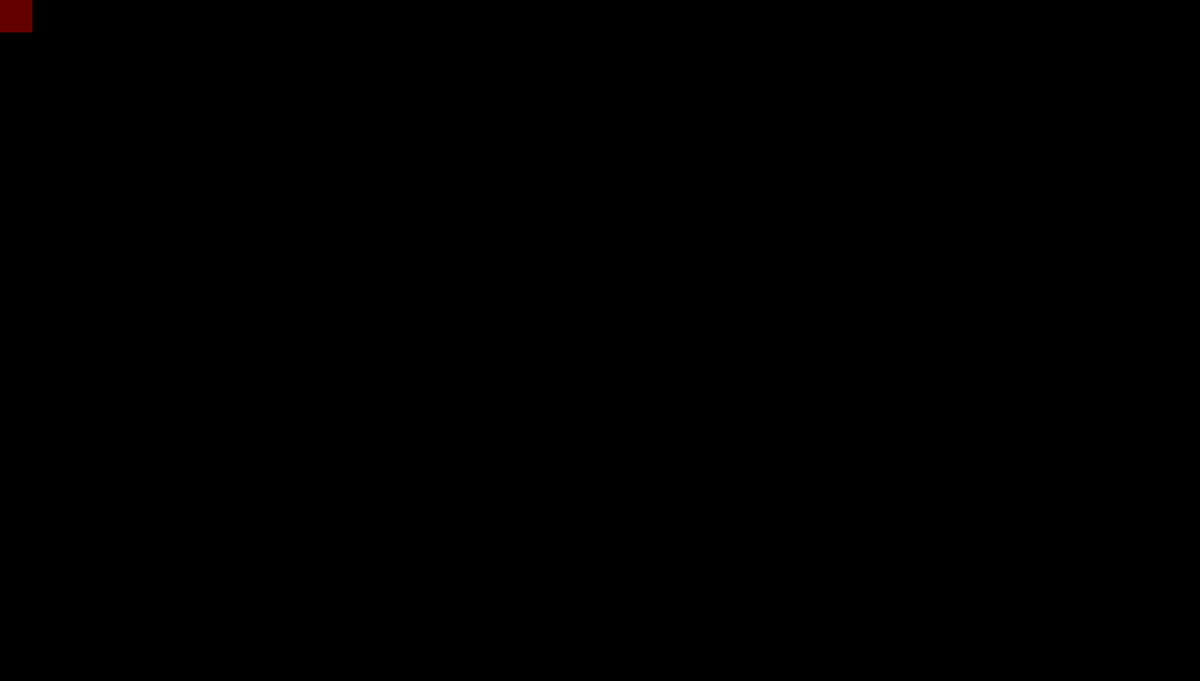
Frame 1 (no input)
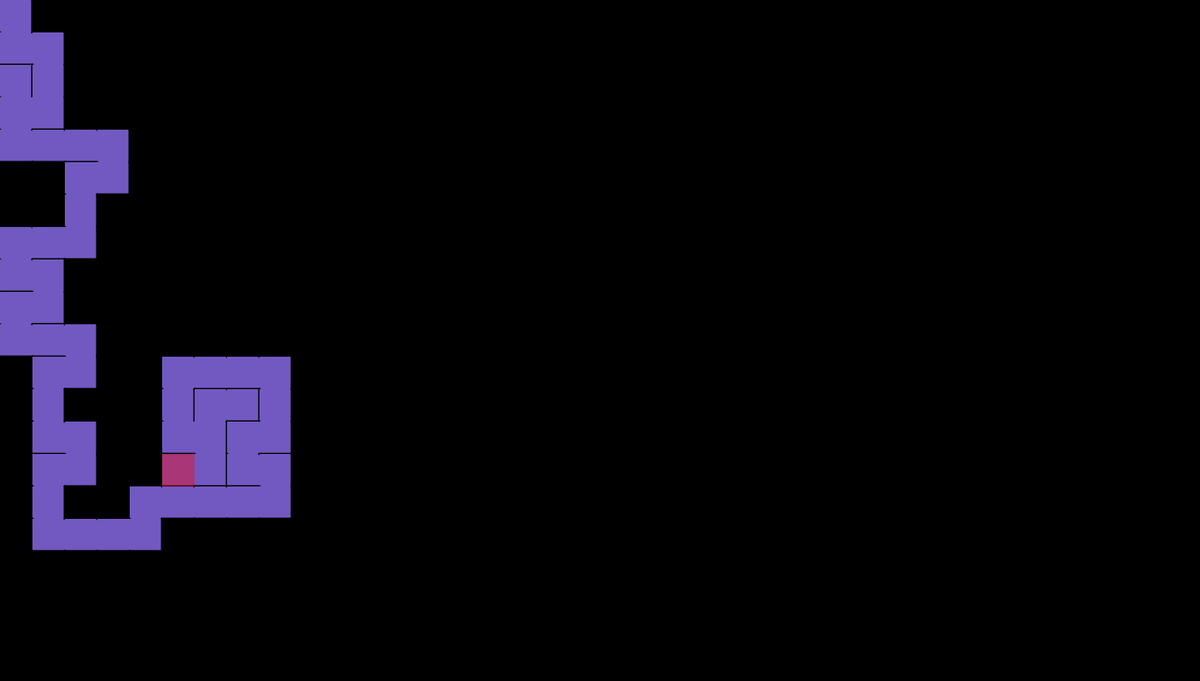
Frame 60 (no input)
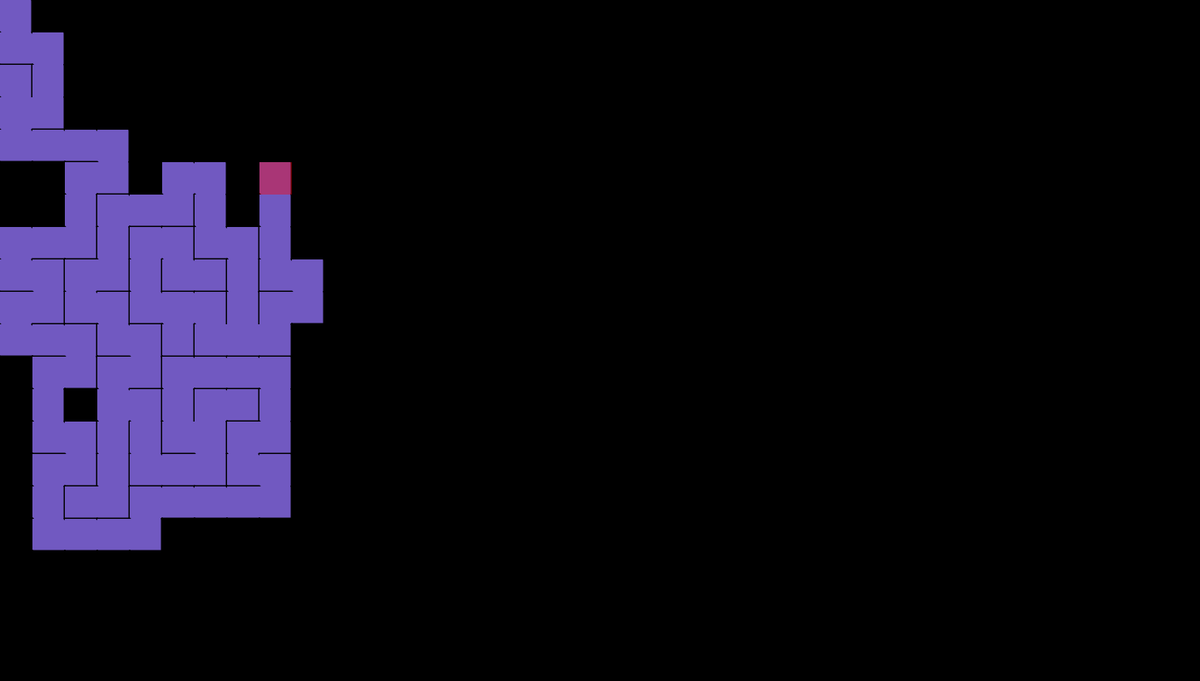
Frame 120 (the mouse pressed at the canvas centre since frame 60)

The p5.js sketch that drew these frames (run headless with seeded random() and noise() and a simulated clock; from frame 60 on, the mouse is pressed at the canvas centre):

// p5.js sketch
// ── sketch.js
var cols, rows;

// Tamanho do quadrado da célula
var w = 40;

// "Matriz" do labirinto
var grid = [];

// Célula atual
var current;

// Pilha para "gravar" a rota;
var stack = [];

function setup() {
  // Cria o quadrado da "Matriz"
  createCanvas(1480, 840);

  // Divide a gride conforme o tamanho do quadro e das celulas
  cols = floor(width/w);
  rows = floor(height/w);

  // Velocidade de "preenchimento"
  // frameRate(10);

  // Popula a grid com novas células
  for (var   j = 0; j < rows; j++) {
    for (var i = 0; i < cols; i++) {
      var cell = new Cell(i, j);
      grid.push(cell);
    }
  }

  // Seta a célula inicial;
  current = grid[0];
}

function draw() {
  
  // Define acor do fundo
  background(0);
  for (var i = 0; i < grid.length; i++) {
    grid[i].show();
  }

  // Marca como visitada e a atual;
  current.visited = true;
  current.highlight();

  
  var next = current.checkNeighbors();
  if (next) {
    next.visited = true;

    // Adiciona na pilha
    stack.push(current);
 
    removeWalls(current, next);

    // Passa para o próximo
    current = next;
  } else if (stack.length > 0) {
    current = stack.pop();
  }

}

function index(i, j) {
  if (i < 0 || j < 0 || i > cols-1 || j > rows-1) {
    return -1;
  }
  return i + j * cols;
}

// Remove paredes da célula
function removeWalls(a, b) {
  var x = a.i - b.i;
  if (x === 1) {
    a.walls[3] = false;
    b.walls[1] = false;
  } else if (x === -1) {
    a.walls[1] = false;
    b.walls[3] = false;
  }
  var y = a.j - b.j;
  if (y === 1) {
    a.walls[0] = false;
    b.walls[2] = false;
  } else if (y === -1) {
    a.walls[2] = false;
    b.walls[0] = false;
  }
}

// ── cell.js
function Cell(i, j) {

  // posicão na matriz
  this.i = i;
  this.j = j;

  // Top, Right, Bottom, Left
  this.walls = [true, true, true, true];

  // Vizitado ou não
  this.visited = false;

  // Verificar se existe visinhos não visitados
  this.checkNeighbors = function() {
    // Defina array de vizinhos
    var neighbors = [];

    // Reconhece os vizinhos
    var top    = grid[index(i, j -1)];
    var right  = grid[index(i+1, j)];
    var bottom = grid[index(i, j+1)];
    var left   = grid[index(i-1, j)];

    //  testa se existe vizinho, ou ele já foi visitado em ambos os lados
    (top && !top.visited) ? neighbors.push(top) : null;
    (right && !right.visited) ? neighbors.push(right) : null;
    (bottom && !bottom.visited) ? neighbors.push(bottom) : null;
    (left && !left.visited) ? neighbors.push(left) : null;

    /**
     * se tiver algum vizinho e ele sorteia um deles para continuar
     * 
     * se não tiver da o sinal para voltar
     */
    if (neighbors.length > 0) {
      var r = floor(random(0, neighbors.length));
      return neighbors[r];
    } else {
      return undefined;
    }
  }

  // Destaca a cor da célula atual
  this.highlight = function() {
    var x = this.i*w;
    var y = this.j*w;
    noStroke();
    fill(255, 0, 0, 100);
    rect(x, y, w, w);
  }

  this.show = function() {

    // Pega a posição inicial da célula para desenhar
    var x = this.i*w;
    var y = this.j*w;
    stroke(0);
    strokeWeight(3);

    // Desenha as paredes
    (this.walls[0]) ? line(x    , y    , x + w, y)     : null;
    (this.walls[1]) ? line(x + w, y    , x + w, y + w) : null;
    (this.walls[2]) ? line(x + w, y + w, x    , y + w) : null;
    (this.walls[3]) ? line(x    , y + w, x    , y)     : null;

    // Se visitado remove as bordas
    if (this.visited) {
      noStroke();
      fill(113, 89, 193, 255);
      rect(x, y, w, w);
    }
  }
}
